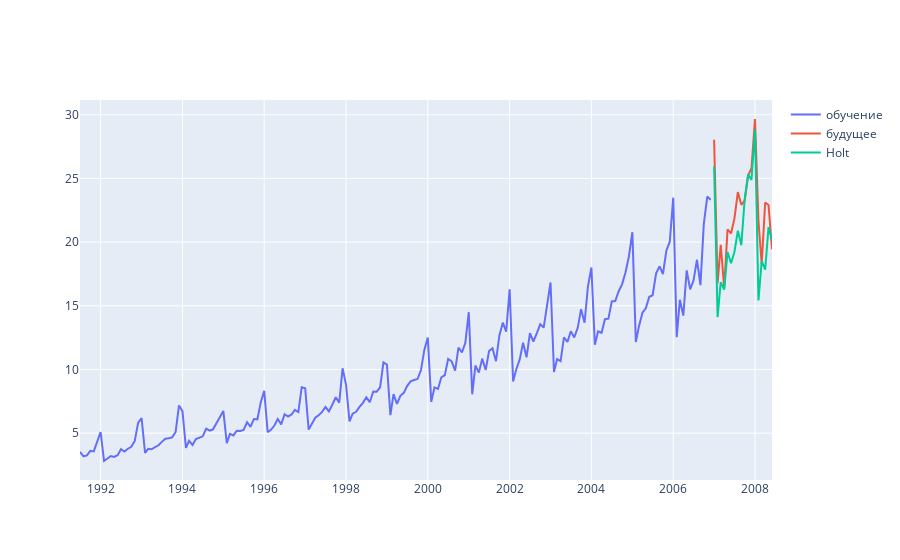

Here is the notebook cell this chart was saved with:
### Code cell
fig = go.Figure()
fig.add_trace(go.Scatter(x=train_data.index, y=list(train_data), 
                         mode='lines', name='обучение'))
fig.add_trace(go.Scatter(x=predict_data.index, y=list(predict_data), 
                         mode='lines', name='будущее'))

fig.add_trace(go.Scatter(x=forecast.index, y=list(forecast), 
                            mode='lines', name='Holt'))

fig.show()

### Figure 1 — Plotly figure (JSON) as saved in the notebook; plotly's stock layout.template omitted (floating-point values rounded to 4 significant figures; data arrays with more than 128 entries replaced by an {"elided": "..."} marker saying what was removed)
{"data": [{"mode": "lines", "name": "обучение", "type": "scatter", "x": {"elided": "186 str values"}, "y": {"elided": "186 float values"}}, {"mode": "lines", "name": "будущее", "type": "scatter", "x": ["2007-01-01T00:00:00", "2007-02-01T00:00:00", "2007-03-01T00:00:00", "2007-04-01T00:00:00", "2007-05-01T00:00:00", "2007-06-01T00:00:00", "2007-07-01T00:00:00", "2007-08-01T00:00:00", "2007-09-01T00:00:00", "2007-10-01T00:00:00", "2007-11-01T00:00:00", "2007-12-01T00:00:00", "2008-01-01T00:00:00", "2008-02-01T00:00:00", "2008-03-01T00:00:00", "2008-04-01T00:00:00", "2008-05-01T00:00:00", "2008-06-01T00:00:00"], "y": [28.04, 16.76, 19.79, 16.43, 21.0, 20.68, 21.83, 23.93, 22.93, 23.26, 25.25, 25.81, 29.67, 21.65, 18.26, 23.11, 22.91, 19.43]}, {"mode": "lines", "name": "Holt", "type": "scatter", "x": ["2007-01-01T00:00:00", "2007-02-01T00:00:00", "2007-03-01T00:00:00", "2007-04-01T00:00:00", "2007-05-01T00:00:00", "2007-06-01T00:00:00", "2007-07-01T00:00:00", "2007-08-01T00:00:00", "2007-09-01T00:00:00", "2007-10-01T00:00:00", "2007-11-01T00:00:00", "2007-12-01T00:00:00", "2008-01-01T00:00:00", "2008-02-01T00:00:00", "2008-03-01T00:00:00", "2008-04-01T00:00:00", "2008-05-01T00:00:00", "2008-06-01T00:00:00"], "y": [25.93, 14.11, 16.85, 16.27, 19.22, 18.34, 19.2, 20.9, 19.76, 23.36, 25.32, 24.88, 28.84, 15.42, 18.5, 17.84, 21.17, 20.17]}], "layout": {}}
